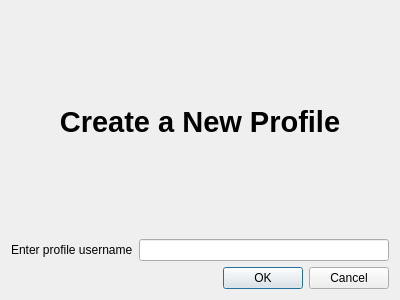
<?xml version="1.0" encoding="UTF-8"?>
<ui version="4.0">
 <class>ProfileForm</class>
 <widget class="QDialog" name="ProfileForm">
  <property name="geometry">
   <rect>
    <x>0</x>
    <y>0</y>
    <width>400</width>
    <height>300</height>
   </rect>
  </property>
  <property name="windowTitle">
   <string>Dialog</string>
  </property>
  <layout class="QVBoxLayout" name="verticalLayout">
   <item>
    <widget class="QLabel" name="titleLabel">
     <property name="sizePolicy">
      <sizepolicy hsizetype="Preferred" vsizetype="Minimum">
       <horstretch>0</horstretch>
       <verstretch>0</verstretch>
      </sizepolicy>
     </property>
     <property name="font">
      <font>
       <pointsize>22</pointsize>
       <bold>true</bold>
      </font>
     </property>
     <property name="text">
      <string>Create a New Profile</string>
     </property>
     <property name="alignment">
      <set>Qt::AlignmentFlag::AlignCenter</set>
     </property>
    </widget>
   </item>
   <item>
    <layout class="QHBoxLayout" name="horizontalLayout">
     <item>
      <widget class="QLabel" name="usernameLabel">
       <property name="text">
        <string>Enter profile username</string>
       </property>
      </widget>
     </item>
     <item>
      <widget class="QLineEdit" name="usernameEdit"/>
     </item>
    </layout>
   </item>
   <item>
    <widget class="QDialogButtonBox" name="buttonBox">
     <property name="orientation">
      <enum>Qt::Orientation::Horizontal</enum>
     </property>
     <property name="standardButtons">
      <set>QDialogButtonBox::StandardButton::Cancel|QDialogButtonBox::StandardButton::Ok</set>
     </property>
    </widget>
   </item>
  </layout>
 </widget>
 <resources/>
 <connections>
  <connection>
   <sender>buttonBox</sender>
   <signal>accepted()</signal>
   <receiver>ProfileForm</receiver>
   <slot>accept()</slot>
   <hints>
    <hint type="sourcelabel">
     <x>248</x>
     <y>254</y>
    </hint>
    <hint type="destinationlabel">
     <x>157</x>
     <y>274</y>
    </hint>
   </hints>
  </connection>
  <connection>
   <sender>buttonBox</sender>
   <signal>rejected()</signal>
   <receiver>ProfileForm</receiver>
   <slot>reject()</slot>
   <hints>
    <hint type="sourcelabel">
     <x>316</x>
     <y>260</y>
    </hint>
    <hint type="destinationlabel">
     <x>286</x>
     <y>274</y>
    </hint>
   </hints>
  </connection>
 </connections>
</ui>
